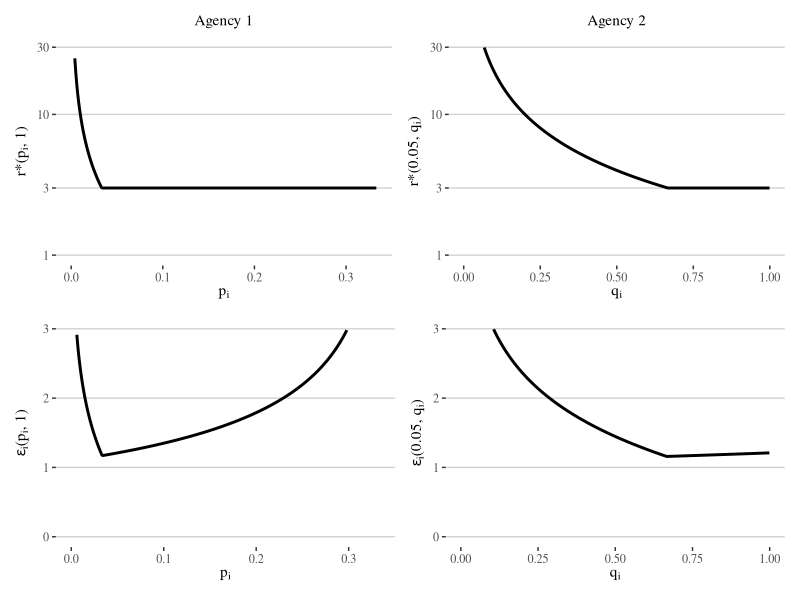
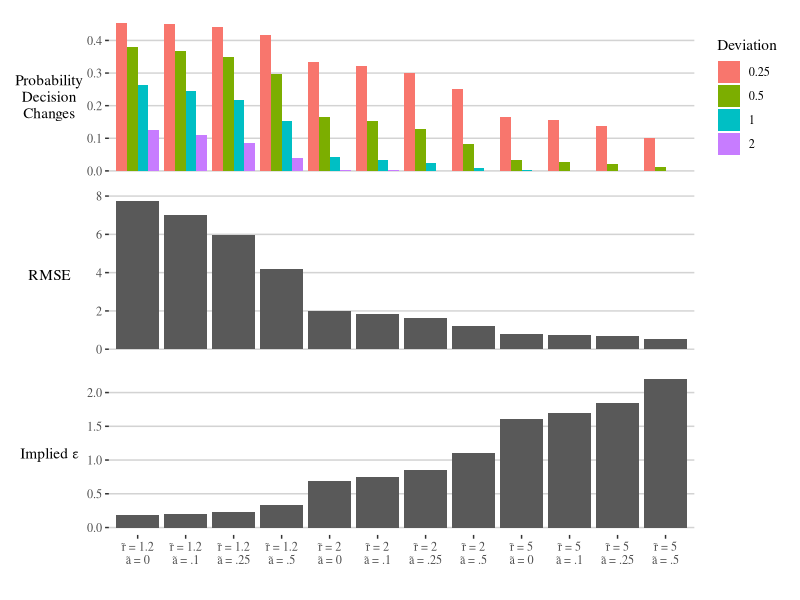
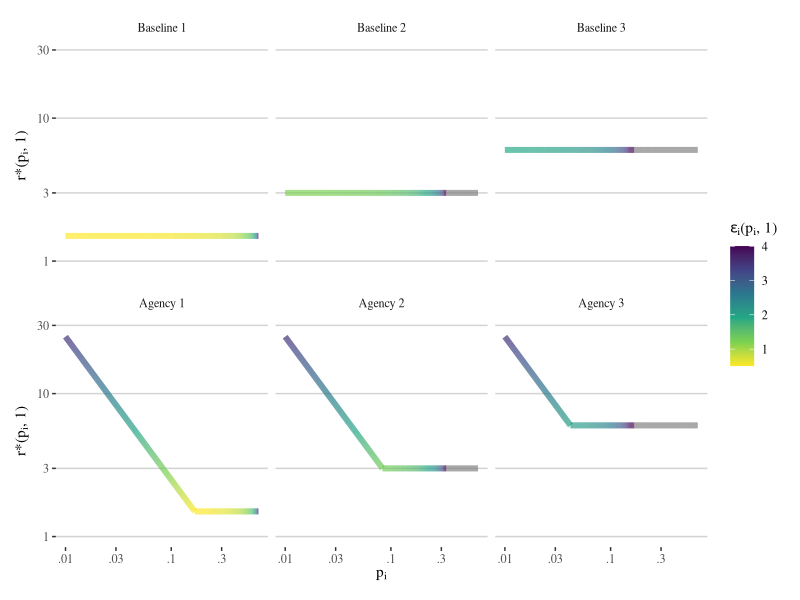
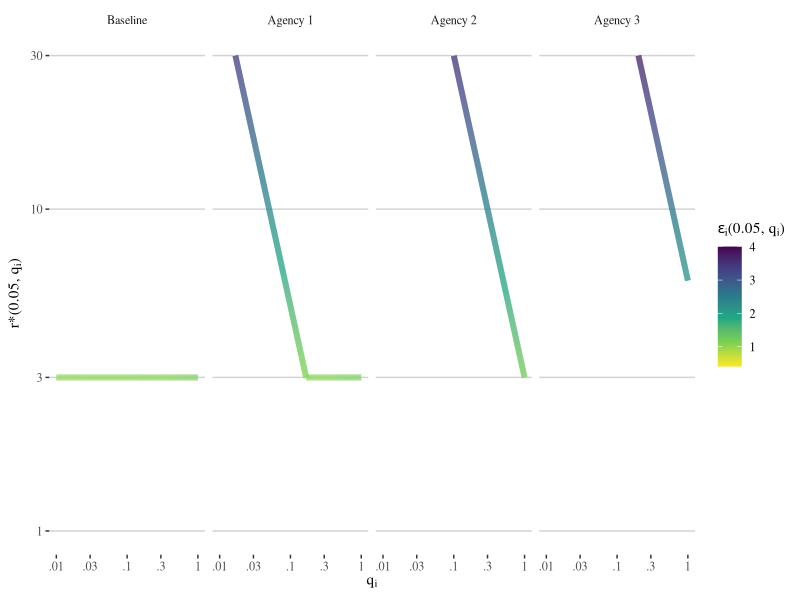
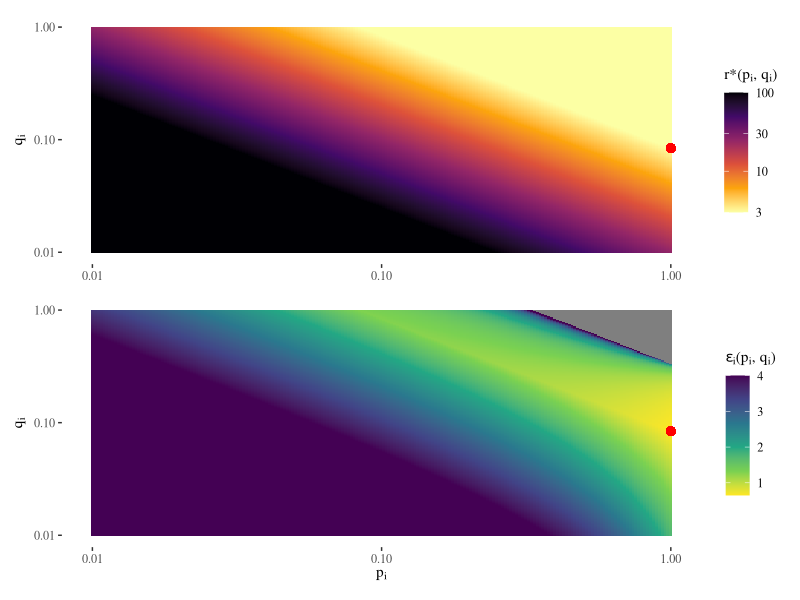
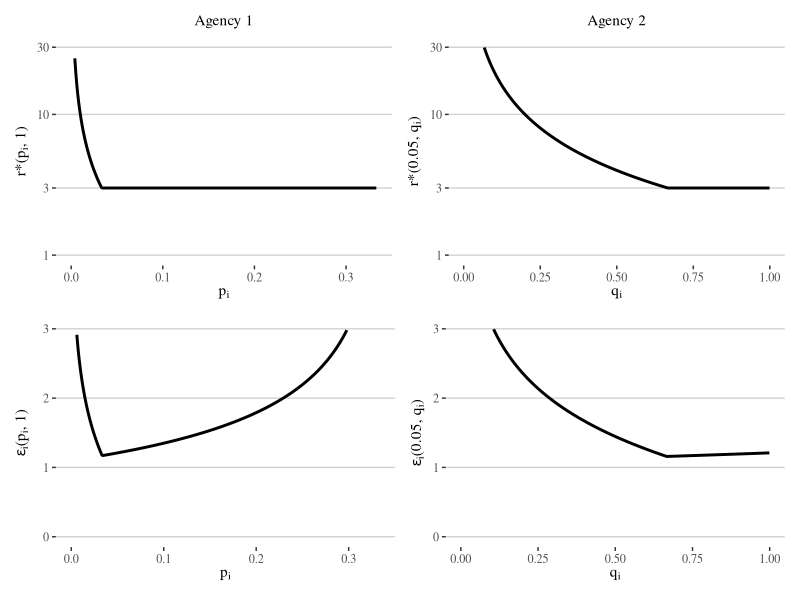
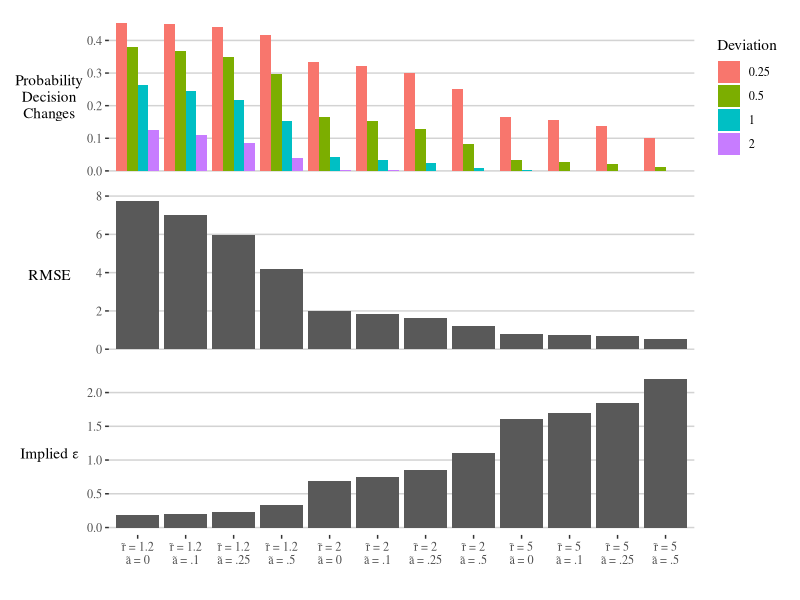
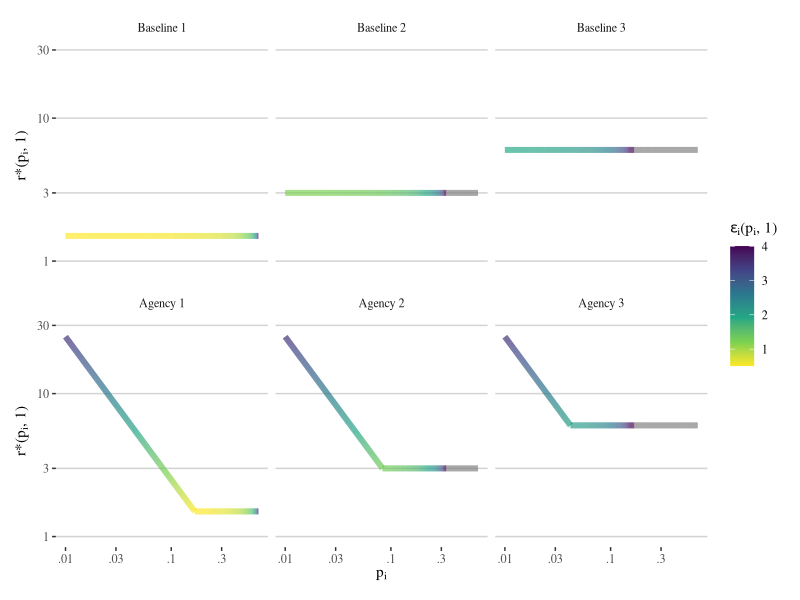

Here is the R script that generated these plots, in order:
library(tidyverse)
library(purrr)
library(stringr)
library(ggthemes)
library(patchwork)

pTSG <- function(q, eps){
  # Function to compute the CDF of a Two-sided Geometric Distribution 
  # with parameter exp(-eps)
  alpha <- exp(-eps)
  (q < 0)*alpha^(-q)/(1+alpha) + (q >= 0)*(1 - alpha^(q + 1)/(1+alpha))
}

find_eps <- function(r_star, p_grid = seq(1e-3, 1, 1e-3), 
                     q_grid = seq(1e-3, 1, 1e-3)){
  # Function to search over a grid to find the minimal epsilon satisfying
  # the risk profile r_star
  min_eps <- Inf
  for(p in p_grid){
    for(q in q_grid){
      if(q == 1){ 
        if(p > 1/r_star(p,1)){ next }
        eps <- log((1-p)/(1/r_star(p,1) - p)) 
      }
      else{ 
        if(4*p*(1-q)*(1/r_star(p,q) - p*q) < 0){ next }
        eps <- log(2*p*(1-q)/(sqrt((1-p)^2 + 4*p*(1-q)*(1/r_star(p,q) - p*q)) - (1-p)))
      }
      if(min_eps > eps){ min_eps <- eps; min_p <- p; min_q <- q }
    }
  }
  return(list(eps = min_eps, p = min_p, q = min_q))
}


##################################### 
###   CODE TO PRODUCE FIGURE 1    ###
##################################### 


ta <- 0.1; tr <- 3; tq <- 0.999
df <- data.frame(p = seq(0.001, 0.999, 0.001)) %>%
  mutate(r_star = case_when(p <= ta/(tr*tq) ~ ta/(p*tq),
                            p <= 1 ~ tr)) %>%
  mutate(eps = log((2*p*(1-tq))/(sqrt((1-p)^2 + 4*p*(1-tq)*(1/r_star - p*tq)) - (1-p))))

p1 <- df %>%
  ggplot(aes(x = p, y = r_star)) + 
  geom_line(linewidth = 1) +
  scale_y_log10(limits = c(1,30)) +
  xlim(0, 1/3) +
  labs(x = expression("p"[i]), y = expression("r*(p"[i]*", 1)"), subtitle = "Agency 1") +
  theme_tufte() +
  theme(plot.subtitle = element_text(hjust = 0.5),
        panel.grid.major.y = element_line(color = "lightgray", linewidth = 0.5))

p2 <- df %>%
  ggplot(aes(x = p, y = eps)) +
  geom_line(linewidth = 1) +
  ylim(0,3) +
  xlim(0, 1/3) +
  labs(x = expression("p"[i]), y = expression(epsilon[i]*"(p"[i]*", 1)")) +
  theme_tufte() +
  theme(panel.grid.major.y = element_line(color = "lightgray", linewidth = 0.5))

tp <- 0.05
df <- data.frame(q = seq(0.001, 0.999, 0.001)) %>%
  mutate(r_star = case_when(q <= ta/(tr*tp) ~ ta/(tp*q),
                            q <= 1 ~ tr)) %>%
  mutate(eps = log((2*tp*(1-q))/(sqrt((1-tp)^2 + 4*tp*(1-q)*(1/r_star - tp*q)) - (1-tp))))

p3 <- df %>%
  ggplot(aes(x = q, y = r_star)) + 
  geom_line(linewidth = 1) +
  scale_y_log10(limits = c(1,30)) +
  labs(x = expression("q"[i]), y = expression("r*(0.05, q"[i]*")"), subtitle = "Agency 2") +
  theme_tufte() +
  theme(panel.grid.major.y = element_line(color = "lightgray", linewidth = 0.5),
        plot.subtitle = element_text(hjust = 0.5))

p4 <- df %>%
  ggplot(aes(x = q, y = eps)) +
  geom_line(linewidth = 1) +
  ylim(0,3) +
  labs(x = expression("q"[i]), y = expression(epsilon[i]*"(0.05, q"[i]*")")) +
  theme_tufte() +
  theme(panel.grid.major.y = element_line(color = "lightgray", linewidth = 0.5))

(p1 + p3)/(p2 + p4) + plot_layout(axes = "collect")

ggsave("Figures/choosing_eps_risks.png", width = 6.5, height = 3, dpi=600, units = "in")



##################################### 
###   CODE TO PRODUCE FIGURE 2    ###
##################################### 


df <- expand.grid(ta = c(0, 0.1, 0.25, 0.5), tr = c(1.2, 2, 5)) %>%
  mutate(eps = log(tr - ta) - log(1 - ta),
         RMSE = sqrt(2*exp(-eps))/(1-exp(-eps)),
         prob_0.25 =  pTSG(24-25, eps),
         prob_0.5 =  pTSG(24-26, eps),
         prob_1 =  pTSG(24-28, eps),
         prob_2 =  pTSG(24-32, eps)) %>%
  mutate(ta = factor(ta, levels = c(0, 0.1, 0.25, 0.5), 
                     labels = c("0", ".1", ".25", ".5")))

labels = paste0("\u0072\u0303 = ", df$tr, "\n\u0061\u0303 = ", df$ta)
df = mutate(df, label = factor(labels, levels = labels))

p1 <- df %>%
  ggplot(aes(x = label, y = RMSE)) + 
  geom_col() +
  labs(x = "") +
  theme_tufte() +
  theme(panel.grid.major.y = element_line(color = "lightgray", linewidth = 0.5),
        axis.title.y = element_text(angle = 0, vjust = 0.5))

p2 <- df %>%
  dplyr::select(-c(ta, tr, eps, RMSE)) %>%
  pivot_longer(cols = -ncol(.), names_to = "deviation", values_to = "probability") %>%
  mutate(deviation = str_sub(deviation, start = 6)) %>%
  ggplot(aes(x = label, y = probability, fill = deviation)) +
  geom_col(position = "dodge") +
  labs(x = "", y = "Probability\nDecision\nChanges", fill = "Deviation") +
  theme_tufte() +
  theme(panel.grid.major.y = element_line(color = "lightgray", linewidth = 0.5),
        axis.title.y = element_text(angle = 0, vjust = 0.5))

p3 <- df %>%
  ggplot(aes(x = label, y = eps)) + 
  geom_col() +
  labs(x = "", y = "Implied \u03B5") +
  theme_tufte() +
  theme(panel.grid.major.y = element_line(color = "lightgray", linewidth = 0.5),
        axis.title.y = element_text(angle = 0, vjust = 0.5))

p2 / p1 / p3 + plot_layout(axes = "collect")

ggsave("Figures/choosing_eps_real_dat.png", width = 6.5, height = 4, dpi=600, units = "in")



##################################### 
###   CODE TO PRODUCE FIGURE 3    ###
##################################### 


r_a <- function(p, tr, ta){
  return(case_when(p <= ta/tr ~ ta/p, 
                   p <= 1 ~ tr))
}

p1 <- data.frame(p = 10^seq(-2, 0, length.out = 1e3)) %>%
  mutate(`Baseline 1` = r_a(p, 1.5, 0),
         `Baseline 2` = r_a(p, 3, 0),
         `Baseline 3` = r_a(p, 6, 0)) %>%
  pivot_longer(-1, names_to = "Agency", values_to = "r_star") %>%
  mutate(eps = log((1-p)/(1/r_star - p)),
         eps = if_else(eps <= 4, eps, 4)) %>%
  ggplot(aes(x = p, y = r_star, color = eps)) +
  geom_line(linewidth = 2) +
  scale_x_log10(limits = c(0.01, 1/1.5),
                breaks = c(0.01, 0.03, 0.1, 0.3), 
                labels = c(".01", ".03", ".1", ".3")) +
  scale_y_log10(limits = c(1,30)) +
  scale_color_viridis_c(direction = -1) +
  labs(x = expression("p"[i]), y = expression("r*(p"[i]*", 1)"),
       color = expression("  "*epsilon)) +
  facet_grid(~Agency) +
  theme_tufte()  +
  theme(panel.grid.major.y = element_line(color = "lightgray", linewidth = 0.5),
        legend.position = "none", 
        axis.title.x=element_blank(),
        axis.text.x=element_blank(),
        axis.ticks.x=element_blank())

p2 <- data.frame(p = 10^seq(-2, 0, length.out = 1e3)) %>%
  mutate(`Agency 1` = r_a(p, 1.5, 0.25),
         `Agency 2` = r_a(p, 3, 0.25),
         `Agency 3` = r_a(p, 6, 0.25)) %>%
  pivot_longer(-1, names_to = "Agency", values_to = "r_star") %>%
  mutate(eps = log((1-p)/(1/r_star - p)),
         eps = if_else(eps <= 4, eps, 4)) %>%
  ggplot(aes(x = p, y = r_star, color = eps)) +
  geom_line(linewidth = 2) +
  scale_x_log10(limits = c(0.01, 1/1.5),
                breaks = c(0.01, 0.03, 0.1, 0.3), 
                labels = c(".01", ".03", ".1", ".3")) +
  scale_y_log10(limits = c(1,30)) +
  scale_color_viridis_c(direction = -1) +
  labs(x = expression("p"[i]), y = expression("r*(p"[i]*", 1)"),
       color = expression(epsilon[i]*"(p"[i]*", 1)")) +
  facet_grid(~Agency) +
  theme_tufte()  +
  theme(panel.grid.major.y = element_line(color = "lightgray", linewidth = 0.5))

p1/p2 + plot_layout(guides = "collect") 

ggsave("Figures/choosing_eps_ex1.png", width = 6.5, height = 4, dpi=600, units = "in")



##################################### 
###   CODE TO PRODUCE FIGURE 4    ###
##################################### 


r_b <- function(q, tr, ta, tp){
  return(case_when(q <= ta/(tr*tp) ~ ta/(tp*q),
                   q <= 1 ~ tr))
}

tp <- 0.05
data.frame(q = 10^seq(-2, 0, length.out = 1e3)) %>%
  #data.frame(p = seq(0.01, 0.999, 0.001)) %>%
  mutate(`Baseline` = r_b(q, 3, 0, 0.05),
         `Agency 1` = r_b(q, 3, 0.025, 0.05),
         `Agency 2` = r_b(q, 3, 0.15, 0.05),
         `Agency 3` = r_b(q, 3, 0.3, 0.05)) %>%
  pivot_longer(-1, names_to = "Agency", values_to = "r_star") %>%
  mutate(eps = log((2*tp*(1-q))/(sqrt((1-tp)^2 + 4*tp*(1-q)*(1/r_star - tp*q)) - (1-tp))),
         eps = if_else(eps <= 4, eps, 4),
         Agency = relevel(factor(Agency), ref = "Baseline")) %>%
  ggplot(aes(x = q, y = r_star, color = eps)) +
  geom_line(linewidth = 2) +
  scale_x_log10(limits = c(0.01, 1),
                breaks = c(0.01, 0.03, 0.1, 0.3, 1), 
                labels = c(".01", ".03", ".1", ".3", "1")) +
  scale_y_log10(limits = c(1,30)) +
  scale_color_viridis_c(direction = -1, limits = c(0.41, 4), oob = scales::squish) +
  labs(x = expression("q"[i]), y = expression("r*(0.05, q"[i]*")"),
       color = expression(epsilon[i]*"(0.05, q"[i]*")")) +
  facet_grid(~Agency) +
  theme_tufte()  +
  theme(panel.grid.major.y = element_line(color = "lightgray", linewidth = 0.5))

ggsave("Figures/choosing_eps_ex2.png", width = 6.5, height = 2.25, dpi=600, units = "in")



##################################### 
###   CODE TO PRODUCE FIGURE 5    ###
#####################################

r_star <- function(p, q){
  max(0.25/(p*q), 3)
}

# Find the optimal epsilon
optimum <- find_eps(r_star)
optimum

p1 <- expand.grid(p = 10^seq(-2, 0, length.out = 2e2),
                  q = 10^seq(-2, 0, length.out = 2e2)) %>%
  mutate(r_star = map2_dbl(.x = p, .y = q, .f = r_star)) %>%
  mutate(eps = log((2*tp*(1-q))/(sqrt((1-tp)^2 + 4*tp*(1-q)*
                                        (1/r_star - tp*q)) - (1-tp))),
         r_star = if_else(r_star <= 100, r_star, 100),
         eps = if_else(eps <= 4, eps, 4)) %>%
  ggplot(aes(x = p, y = q, fill = r_star)) + 
  geom_tile() + 
  scale_fill_viridis_c(option = "B", direction=-1, trans = "log",
                       breaks = c(3, 10, 30, 100)) +
  scale_x_log10() + 
  scale_y_log10() +
  geom_point(aes(x = optimum$p, y = optimum$q), color = "red", size = 2.5) +
  labs(x = expression("p"[i]), y = expression("q"[i]), 
       fill = expression("r*(p"[i]*", q"[i]*")")) +
  theme_tufte()

p2 <- expand.grid(p = 10^seq(-2, 0, length.out = 2e2),
                  q = 10^seq(-2, 0, length.out = 2e2)) %>%
  mutate(r_star = map2_dbl(.x = p, .y = q, .f = r_star)) %>%
  mutate(eps = if_else(q == 1, log((1-p)/(1/r_star - p)),
                       log((2*p*(1-q))/(sqrt((1-p)^2 + 4*p*(1-q)*
                                               (1/r_star - p*q)) - (1-p)))),
         eps = if_else(eps <= 4, eps, 4)) %>%
  ggplot(aes(x = p, y = q, fill = eps)) + 
  geom_tile() + 
  scale_x_log10() + 
  scale_y_log10() +
  geom_point(aes(x = optimum$p, y = optimum$q), color = "red", size = 2.5) +
  scale_fill_viridis_c(direction=-1) +
  labs(x = expression("p"[i]), y = expression("q"[i]), 
       fill = expression(epsilon[i]*"(p"[i]*", q"[i]*")")) +
  theme_tufte()

p1 / p2 + plot_layout(axis_titles = "collect_x")

ggsave("Figures/choosing_eps_ex_2D.png", width = 6.5, height = 6, dpi=600, units = "in")